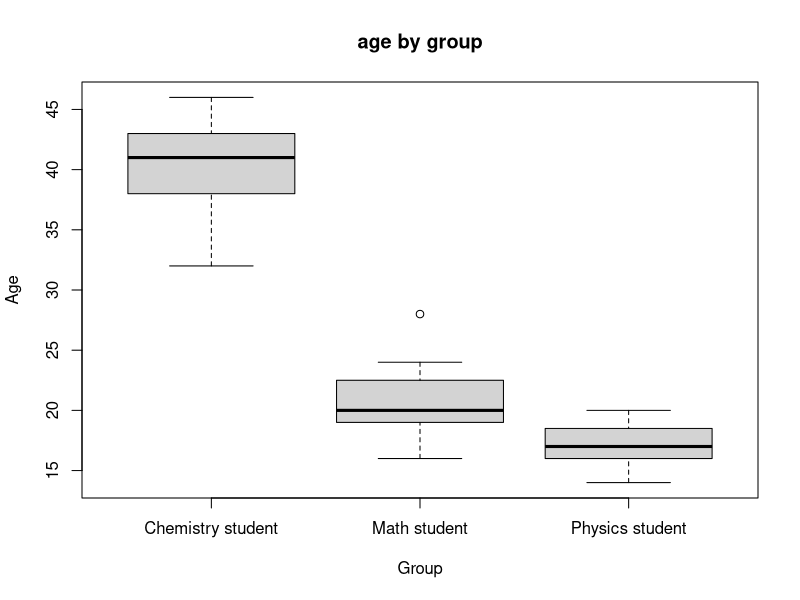
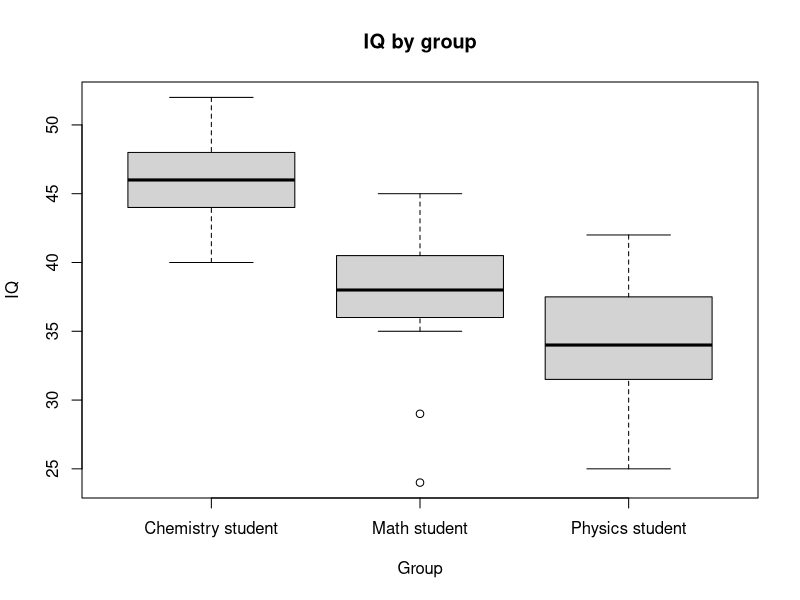

Here is the R script that generated these plots, in order:
## ---- chunk 1
d = read.csv("iq_data.csv")
head(d)
## ---- chunk 2
is.factor(d$group)
## ---- chunk 3
library(dplyr)
## ---- chunk 4
library(plyr)
## ---- chunk 5
ddply(d, "group", summarise,
               N    = length(iq),
               mean = mean(iq),
      median = median(iq),
               sd   = sd(iq),
      maximum = max(iq),
      mimimum = min(iq))
## ---- chunk 6
ddply(d, "group", summarise,
               N    = length(age),
               mean = mean(age),
      median = median(age),
               sd   = sd(age),
      maximum = max(age),
      mimimum = min(age)
      )
## ---- chunk 7
boxplot(age~group, data = d, main = "age by group",
        xlab = "Group",
        ylab = "Age")
## ---- chunk 8
boxplot(iq~group, data = d, main = "IQ by group",
        xlab = "Group",
        ylab = "IQ")
## ---- chunk 9
nrow(d)
## ---- chunk 10
qf(0.95, 2, 42)
## ---- chunk 11
m = aov(iq~group, data=d)
m
## ---- chunk 12
summary(m)
## ---- chunk 13
TukeyHSD(m)
## ---- chunk 14
d$g0<-ifelse(d$group == "Chemistry student", 1, 0)
d$g1<-ifelse(d$group == "Math student", 1, 0)
d$g2<-ifelse(d$group == "Physics student", 1, 0)
## ---- chunk 15
m2 = lm(iq~g1+g2, data = d)
summary(m2)
## ---- chunk 16
m3 = lm(iq~group+age, data=d)
summary(m3)
## ---- chunk 17
m4 = lm(iq~group+age, data=d)
## ---- chunk 18
library(car)
## ---- chunk 19
Anova(m4, type=3)
## ---- chunk 20
library(lsmeans)
## ---- chunk 21
lsmeans(m4, pairwise~group, adjust="tukey")
